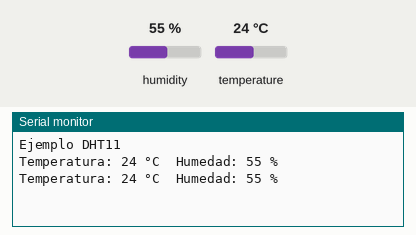
Simulated run of this sketch. Board: ESP8266 (NodeMCU). Shown: the last lines printed to the serial monitor. Inputs (shaded band) come from the test bench; at power-on: humidity 55 %, temperature 24 °C.

Above: at 1.3 s.
1.4 s: humidity set to 22 %
At 1.9 s:
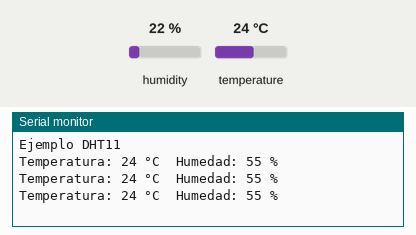
2.9 s: temperature set to 12 °C
At 3.6 s:
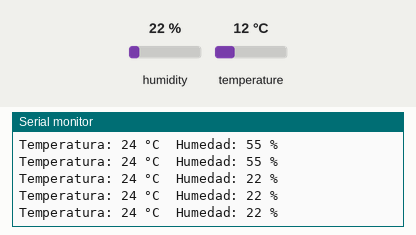
4.4 s: humidity set to 40 %
At 5.1 s:
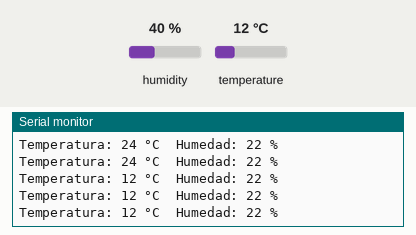
Timing chart, 0 to 7.4 s (numbered marks = the images above; inputs shaded):
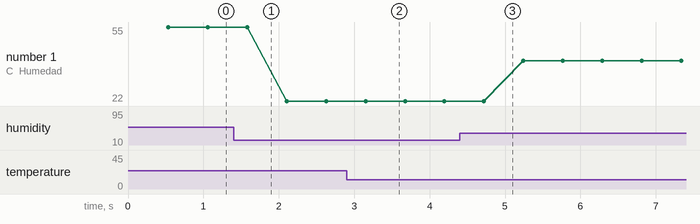

Measured:
- plotted number 1: 55 → 22 after the input at 1.4 s, 22 → 40 after the input at 4.4 s

The sketch:

DHT11.ino
```cpp
//#include <DHT11.h> // folder libraries
#include "DHT11.h"  // local

// Definimos el pin digital donde se conecta el sensor
#define DHTPIN 2

// Create an instance of the DHT11 class.
// - For Arduino: Connect the sensor to Digital I/O Pin 2.
// - For ESP32: Connect the sensor to pin GPIO2 or P2.
// - For ESP8266: Connect the sensor to GPIO2 or D4.
DHT11 dht11(DHTPIN);

#define BAUDIOS 9600

void setup() {
  // Initialize serial communication to allow debugging and data readout.
  // Using a baud rate of 9600 bps.
  Serial.begin(BAUDIOS);
  delay(10);
  Serial.println("Ejemplo DHT11");

  // Uncomment the line below to set a custom delay between sensor readings (in milliseconds).
  // dht11.setDelay(500); // Set this to the desired delay. Default is 500ms.
}

void loop() {
  int temperature = 0;
  int humidity = 0;

  // Attempt to read the temperature and humidity values from the DHT11 sensor.
  int result = dht11.readTemperatureHumidity(temperature, humidity);

  // Check the results of the readings.
  // If the reading is successful, print the temperature and humidity values.
  // If there are errors, print the appropriate error messages.
  if (result == 0) {
    Serial.print("Temperatura: ");
    Serial.print(temperature);
    Serial.print(" °C\tHumedad: ");
    Serial.print(humidity);
    Serial.println(" %");
  } else {
    // Print error message based on the error code.
    Serial.println(DHT11::getErrorString(result));
  }
}
```
